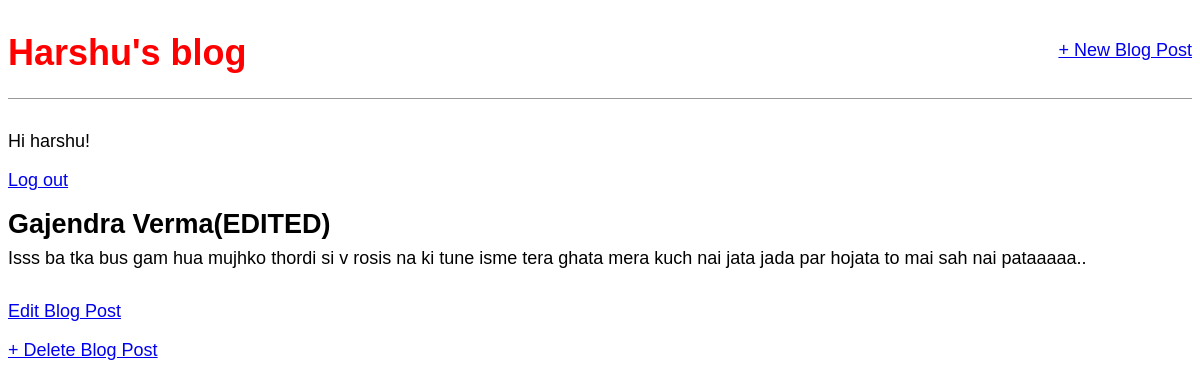
The app's page /post/1/ (signed in) with its own data.
### blog/models.py (models this page shows, shortened)
class Post(models.Model):
    title = models.CharField(max_length = 100)
    author = models.ForeignKey('auth.User',on_delete=models.CASCADE)
    body = models.TextField()

### blog/views.py (the view)
# urls.py: path('post/<int:pk>/',BlogDetailView.as_view(),name = 'post_detail'),
class BlogDetailView(DetailView):
    model = Post
    template_name = 'post_detail.html'

### templates/post_detail.html
{% extends 'base.html' %}
{% block content %}
<div class="post-entry">
<h2>{{ post.title }}</h2>
<p>{{ post.body }}</p> </div>
<p><a href = "{% url 'post_edit' post.pk %}">Edit Blog Post</a></p>
<p><a href="{% url 'post_delete' post.pk %}">+ Delete Blog Post</a></p>
{% endblock content %}

### templates/base.html (shortened to what this page needs)
{% load static %}
<html>
<head>
<link href="{% static 'css/base.css' %}" rel="stylesheet">
</head>
<body>
<header>
<div class="nav-left">
<h1><a href="{% url 'home' %}">Harshu's blog</a></h1>
</div>
<div class="nav-right">
<a href="{% url 'post_new' %}">+ New Blog Post</a> </div>
</header>
{% if user.is_authenticated %}
    <p>Hi {{ user.username }}! </p>
    <p><a href="{% url 'logout' %}">Log out</a></p>
{% else %}
    <p>You are not Logged In! </p>
    <a href="{% url 'login' %}">Log In</a>
{% endif %}
<div>
   {% block content  %}
   {% endblock content  %}
</div>
</body>

### static/css/base.css (style rules this page uses)
body { font-family: 'Source Sans Pro', sans-serif; font-size: 18px; }
header { border-bottom: 1px solid #999; margin-bottom: 2rem; display: flex; }
header h1 a { color: red; text-decoration: none; }
.nav-left { margin-right: auto; }
.nav-right { display: flex; padding-top: 2rem; }
.post-entry { margin-bottom: 2rem; }
.post-entry h2 { margin: 0.5rem 0; }
.post-entry p { margin: 0; font-weight: 400; }

### records on screen
Post: title "Gajendra Verma(EDITED)", body "Isss ba tka bus gam hua mujhko thordi si v rosis na ki tune isme tera ghata mera kuch nai jata jada par hojata to mai sah nai pataaaaa.."

### other values on screen
{{ user.username }} "harshu"
